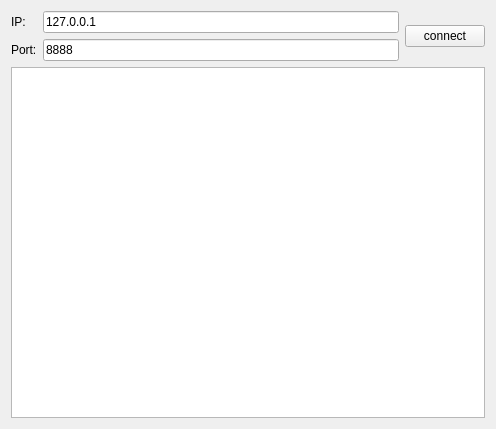
<?xml version="1.0" encoding="UTF-8"?>
<ui version="4.0">
 <class>ClientWidget</class>
 <widget class="QWidget" name="ClientWidget">
  <property name="geometry">
   <rect>
    <x>0</x>
    <y>0</y>
    <width>496</width>
    <height>429</height>
   </rect>
  </property>
  <property name="windowTitle">
   <string>Form</string>
  </property>
  <layout class="QGridLayout" name="gridLayout">
   <item row="1" column="1">
    <widget class="QLineEdit" name="lineEditPort">
     <property name="text">
      <string>8888</string>
     </property>
    </widget>
   </item>
   <item row="0" column="0">
    <widget class="QLabel" name="label">
     <property name="text">
      <string>IP:</string>
     </property>
    </widget>
   </item>
   <item row="0" column="2" rowspan="2">
    <widget class="QPushButton" name="pushButton">
     <property name="text">
      <string>connect</string>
     </property>
    </widget>
   </item>
   <item row="2" column="0" colspan="3">
    <widget class="QTextEdit" name="textEdit"/>
   </item>
   <item row="0" column="1">
    <widget class="QLineEdit" name="lineEditIP">
     <property name="text">
      <string>127.0.0.1</string>
     </property>
    </widget>
   </item>
   <item row="1" column="0">
    <widget class="QLabel" name="label_2">
     <property name="text">
      <string>Port:</string>
     </property>
    </widget>
   </item>
  </layout>
 </widget>
 <resources/>
 <connections/>
</ui>
